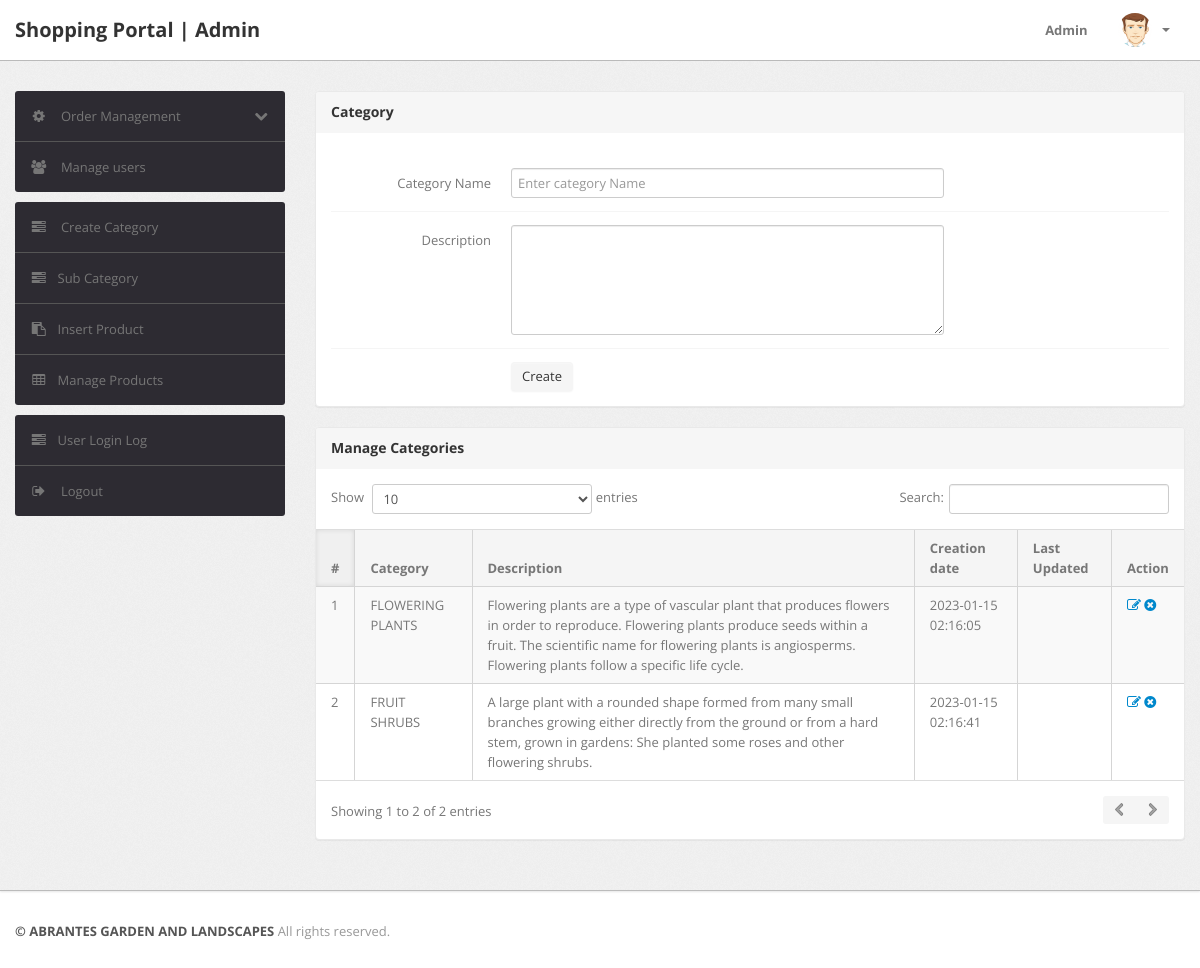
The app's page /admin/category.php (signed in) with its own data.
### tables this page shows
CREATE TABLE `category` (
  `id` int(11) NOT NULL,
  `categoryName` varchar(255) DEFAULT NULL,
  `categoryDescription` longtext DEFAULT NULL,
  `creationDate` timestamp NOT NULL DEFAULT current_timestamp(),
  `updationDate` varchar(255) DEFAULT NULL
);

### admin/category.php (the view, shortened to what this page needs)
<?php
include('include/config.php');
if(strlen($_SESSION['alogin'])==0)
	{
header('location:index.php');
}
else{
?>
<!DOCTYPE html>
<html lang="en">
<head>
	<link type="text/css" href="bootstrap/css/bootstrap.min.css" rel="stylesheet">
	<link type="text/css" href="bootstrap/css/bootstrap-responsive.min.css" rel="stylesheet">
	<link type="text/css" href="css/theme.css" rel="stylesheet">
	<link type="text/css" href="images/icons/css/font-awesome.css" rel="stylesheet">
</head>
<body>
<?php include('include/header.php');?>
	<div class="wrapper">
		<div class="container">
			<div class="row">
<?php include('include/sidebar.php');?>
			<div class="span9">
					<div class="content">
						<div class="module">
							<div class="module-head">
								<h3>Category</h3>
							</div>
							<div class="module-body">
									<br />
			<form class="form-horizontal row-fluid" name="Category" method="post" >
<div class="control-group">
<label class="control-label" for="basicinput">Category Name</label>
<div class="controls">
<input type="text" placeholder="Enter category Name"  name="category" class="span8 tip" required>
</div>
</div>
<div class="control-group">
											<label class="control-label" for="basicinput">Description</label>
											<div class="controls">
												<textarea class="span8" name="description" rows="5"></textarea>
											</div>
										</div>
	<div class="control-group">
											<div class="controls">
												<button type="submit" name="submit" class="btn">Create</button>
											</div>
										</div>
									</form>
							</div>
						</div>
	<div class="module">
							<div class="module-head">
								<h3>Manage Categories</h3>
							</div>
							<div class="module-body table">
								<table cellpadding="0" cellspacing="0" border="0" class="datatable-1 table table-bordered table-striped	 display" width="100%">
									<thead>
										<tr>
											<th>#</th>
											<th>Category</th>
											<th>Description</th>
											<th>Creation date</th>
											<th>Last Updated</th>
											<th>Action</th>
										</tr>
									</thead>
									<tbody>
<?php $query=mysqli_query($con,"select * from category");
$cnt=1;
while($row=mysqli_fetch_array($query))
{
?>
										<tr>
											<td><?php echo htmlentities($cnt);?></td>
											<td><?php echo htmlentities($row['categoryName']);?></td>
											<td><?php echo htmlentities($row['categoryDescription']);?></td>
											<td> <?php echo htmlentities($row['creationDate']);?></td>
											<td><?php echo htmlentities($row['updationDate']);?></td>
											<td>
											<a href="edit-category.php?id=<?php echo $row['id']?>" ><i class="icon-edit"></i></a>
											<a href="category.php?id=<?php echo $row['id']?>&del=delete" onClick="return confirm('Are you sure you want to delete?')"><i class="icon-remove-sign"></i></a></td>
										</tr>
										<?php $cnt=$cnt+1; } ?>
								</table>
							</div>
						</div>
					</div>
				</div>
			</div>
		</div>
	</div>
<?php include('include/footer.php');?>
</body>
<?php } ?>

### records on screen
category: categoryName "FLOWERING PLANTS", categoryDescription "Flowering plants are a type of vascular plant that produces flowers in order to reproduce. Flowering plants produce seeds within a fruit. The scientific name for flowering plants is angiosperms. Flowering plants follow a specific life cycle.", creationDate "2023-01-15 02:16:05"
category: categoryName "FRUIT SHRUBS", categoryDescription "A large plant with a rounded shape formed from many small branches growing either directly from the ground or from a hard stem, grown in gardens: She planted some roses and other flowering shrubs.", creationDate "2023-01-15 02:16:41"
